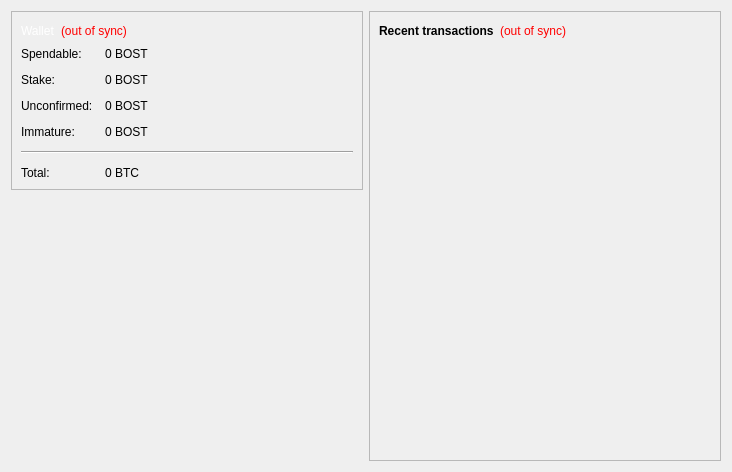
<?xml version="1.0" encoding="UTF-8"?>
<ui version="4.0">
 <class>OverviewPage</class>
 <widget class="QWidget" name="OverviewPage">
  <property name="geometry">
   <rect>
    <x>0</x>
    <y>0</y>
    <width>732</width>
    <height>472</height>
   </rect>
  </property>
  <property name="windowTitle">
   <string>Form</string>
  </property>
  <property name="styleSheet">
   <string notr="true">QProgressBar {
        background-color: #333333;
        border-radius: 6px;
        text-align: center;
        color: white;
}

QProgressBar::chunk {
        background: QLinearGradient(x1: 0, y1: 0, x2: 1, y2: 0, stop: 0 #AEC6CF, stop: 1 #AEC6FF);
        border-radius: 6px; margin: 0px;
}

QScrollArea {
        border-radius: 6px;
        border-width: 0;
        border-style: none;
        padding: 8px;
        background-color: #111;
        color: white;
}

QSpinBox {
        border-radius: 4px;
        border-width: 0;
        border-style: none;
        padding: 8px;
        background-color: #111;
        color: white;
}

QVBoxLayout {
        border-radius: 6px;
        border-width: 0;
        border-style: none;
        padding: 8px;
        background-color: #111;
        color: white;
}

QDialog, QMainWindow, QFrame {
        color: white;
        background-color: #333333;
        border: none;
}

QMenu {
        background-color: #333333; color: white;
}

QLabel {
        background-color: transparent;
}

QCheckBox {
        border-radius: 2px;
        border-width: 0;
        border-style: none;
        padding: 3px;
        background-color: #111;
        color: white;
}

QFrame#central { background-color: #333333; border: none }
QFrame#frame, QFrame#frame_2, QFrame#frame_3 {
        background-color: #111;
        border-style: plain;
        border-width: 20px;
        border-radius: 15px;
        border-color: #111;
        min-width: 10em;
        padding: 6px;
}
QLabel[openExternalLinks=true], QHeaderView { color: #aaaaaa }
QLabel[openExternalLinks=false] { color: white; font-weight: normal }
QPushButton, QToolButton {
        border: 4px solid #111;
        border-radius: 7px;
        background-color: #111;
        color: white;
        padding: 6px;
        margin: 6px;
}
QPushButton:pressed, QToolButton:checked {
        color: #AEC6CF;
}
QPushButton:pressed, QToolButton:pressed {
        border-color: #AEC6DF;
        color: #AEC6DF;
}
QPushButton:disabled, QToolButton:disabled {
        color: #444;
        background-color: #222;
}


#scrollAreaWidgetContents QToolButton {
        border-radius: 8px;
        border-width: 0px;
}

/* the background-color is overridden to transparent for mac os x
   due to the entire toolbar area not being drawable in a regular
   QMainWindow
*/
QToolBar { background: #333333; border: 0px solid black; padding: 3px; }

QToolBar::handle { image: url(handle.png); }
QStatusBar { background: #333333; }
QMenuBar { background: #333333; }
QMenuBar::item { background: #333333; color: white; }

#scrollAreaWidgetContents { background: #222 }
#scrollAreaWidgetContents &gt; QFrame { background-color: #222; border-width: 0px; border-style: none; }

QLineEdit {
        border-radius: 6px;
        border-width: 2px;
        border-color: #222;
        padding: 8px;
        background-color: #111;
        color: white;
}

QComboBox {
        border-radius: 6px;
        border-width: 0;
        border-style: none;
        padding: 8px;
        background-color: #111;
        color: white;
}

QComboBox::drop-down {
        border-width: 0;
        border-style: none;
        background-color: #111;
        color: white;
}

QTableView {
        background: #111;
        color: white;
        border-style: none;
        selection-background-color: #aaaaaa;
    alternate-background-color: #222;
        selection-color: #111;
        border: 0px solid black;
}

QHeaderView { color: #aaaaaa; background-color: #111; background-image: none; }
QHeaderView::section { color: #aaaaaa; background-color: #222; }
QHeaderView::section:checked { background-color: #111; }

QTabWidget {
        background: #111;
}

 QTabWidget::pane {
     border-top: 2px solid #111;
     border: 4px solid #111;
     border-bottom-left-radius: 8px;
     border-bottom-right-radius: 8px;
     border-top-right-radius: 8px;
        background: #111;
 }

 QTabWidget::tab-bar {
     left: 5px; /* move to the right by 5px */
 }

 /* Style the tab using the tab sub-control. Note that
     it reads QTabBar _not_ QTabWidget */
 QTabBar::tab {
     background: #111;
     border: 4px solid #222;
     border-bottom-color: #111; /* same as the pane color */
     border-top-left-radius: 4px;
     border-top-right-radius: 4px;
     min-width: 8ex;
     padding: 4px;
     color: #888;
 }

 QTabBar::tab:selected, QTabBar::tab:hover {
     color: #aaaaaa
 }

 QTabBar::tab:selected {
     border-color: #111; /* same as pane color */
     border-top-color: #aaaaaa;
 }

 QTabBar::tab:!selected {
     margin-top: 2px; /* make non-selected tabs look smaller */
 }

 /* make use of negative margins for overlapping tabs */
 QTabBar::tab:selected {
     /* expand/overlap to the left and right by 4px */
     margin-left: -4px;
     margin-right: -4px;
 }

 QTabBar::tab:first:selected {
     margin-left: 0; /* the first selected tab has nothing to overlap with on the left */
 }

 QTabBar::tab:last:selected {
     margin-right: 0; /* the last selected tab has nothing to overlap with on the right */
 }

 QTabBar::tab:only-one {
     margin: 0; /* if there is only one tab, we don't want overlapping margins */
 }


</string>
  </property>
  <layout class="QHBoxLayout" name="horizontalLayout" stretch="0,0">
   <item>
    <layout class="QVBoxLayout" name="verticalLayout_2">
     <item>
      <widget class="QFrame" name="frame">
       <property name="frameShape">
        <enum>QFrame::StyledPanel</enum>
       </property>
       <property name="frameShadow">
        <enum>QFrame::Raised</enum>
       </property>
       <layout class="QVBoxLayout" name="verticalLayout_4">
        <item>
         <layout class="QHBoxLayout" name="horizontalLayout_4">
          <item>
           <widget class="QLabel" name="label_5">
            <property name="palette">
             <palette>
              <active>
               <colorrole role="WindowText">
                <brush brushstyle="SolidPattern">
                 <color alpha="255">
                  <red>255</red>
                  <green>255</green>
                  <blue>255</blue>
                 </color>
                </brush>
               </colorrole>
               <colorrole role="Button">
                <brush brushstyle="SolidPattern">
                 <color alpha="0">
                  <red>0</red>
                  <green>0</green>
                  <blue>0</blue>
                 </color>
                </brush>
               </colorrole>
               <colorrole role="Light">
                <brush brushstyle="SolidPattern">
                 <color alpha="255">
                  <red>255</red>
                  <green>255</green>
                  <blue>255</blue>
                 </color>
                </brush>
               </colorrole>
               <colorrole role="Midlight">
                <brush brushstyle="SolidPattern">
                 <color alpha="255">
                  <red>255</red>
                  <green>255</green>
                  <blue>255</blue>
                 </color>
                </brush>
               </colorrole>
               <colorrole role="Dark">
                <brush brushstyle="SolidPattern">
                 <color alpha="255">
                  <red>127</red>
                  <green>127</green>
                  <blue>127</blue>
                 </color>
                </brush>
               </colorrole>
               <colorrole role="Mid">
                <brush brushstyle="SolidPattern">
                 <color alpha="255">
                  <red>170</red>
                  <green>170</green>
                  <blue>170</blue>
                 </color>
                </brush>
               </colorrole>
               <colorrole role="Text">
                <brush brushstyle="SolidPattern">
                 <color alpha="255">
                  <red>255</red>
                  <green>255</green>
                  <blue>255</blue>
                 </color>
                </brush>
               </colorrole>
               <colorrole role="BrightText">
                <brush brushstyle="SolidPattern">
                 <color alpha="255">
                  <red>255</red>
                  <green>255</green>
                  <blue>255</blue>
                 </color>
                </brush>
               </colorrole>
               <colorrole role="ButtonText">
                <brush brushstyle="SolidPattern">
                 <color alpha="255">
                  <red>255</red>
                  <green>255</green>
                  <blue>255</blue>
                 </color>
                </brush>
               </colorrole>
               <colorrole role="Base">
                <brush brushstyle="SolidPattern">
                 <color alpha="0">
                  <red>0</red>
                  <green>0</green>
                  <blue>0</blue>
                 </color>
                </brush>
               </colorrole>
               <colorrole role="Window">
                <brush brushstyle="SolidPattern">
                 <color alpha="0">
                  <red>0</red>
                  <green>0</green>
                  <blue>0</blue>
                 </color>
                </brush>
               </colorrole>
               <colorrole role="Shadow">
                <brush brushstyle="SolidPattern">
                 <color alpha="255">
                  <red>0</red>
                  <green>0</green>
                  <blue>0</blue>
                 </color>
                </brush>
               </colorrole>
               <colorrole role="AlternateBase">
                <brush brushstyle="SolidPattern">
                 <color alpha="255">
                  <red>255</red>
                  <green>255</green>
                  <blue>255</blue>
                 </color>
                </brush>
               </colorrole>
               <colorrole role="ToolTipBase">
                <brush brushstyle="SolidPattern">
                 <color alpha="255">
                  <red>255</red>
                  <green>255</green>
                  <blue>220</blue>
                 </color>
                </brush>
               </colorrole>
               <colorrole role="ToolTipText">
                <brush brushstyle="SolidPattern">
                 <color alpha="255">
                  <red>0</red>
                  <green>0</green>
                  <blue>0</blue>
                 </color>
                </brush>
               </colorrole>
              </active>
              <inactive>
               <colorrole role="WindowText">
                <brush brushstyle="SolidPattern">
                 <color alpha="255">
                  <red>255</red>
                  <green>255</green>
                  <blue>255</blue>
                 </color>
                </brush>
               </colorrole>
               <colorrole role="Button">
                <brush brushstyle="SolidPattern">
                 <color alpha="0">
                  <red>0</red>
                  <green>0</green>
                  <blue>0</blue>
                 </color>
                </brush>
               </colorrole>
               <colorrole role="Light">
                <brush brushstyle="SolidPattern">
                 <color alpha="255">
                  <red>255</red>
                  <green>255</green>
                  <blue>255</blue>
                 </color>
                </brush>
               </colorrole>
               <colorrole role="Midlight">
                <brush brushstyle="SolidPattern">
                 <color alpha="255">
                  <red>255</red>
                  <green>255</green>
                  <blue>255</blue>
                 </color>
                </brush>
               </colorrole>
               <colorrole role="Dark">
                <brush brushstyle="SolidPattern">
                 <color alpha="255">
                  <red>127</red>
                  <green>127</green>
                  <blue>127</blue>
                 </color>
                </brush>
               </colorrole>
               <colorrole role="Mid">
                <brush brushstyle="SolidPattern">
                 <color alpha="255">
                  <red>170</red>
                  <green>170</green>
                  <blue>170</blue>
                 </color>
                </brush>
               </colorrole>
               <colorrole role="Text">
                <brush brushstyle="SolidPattern">
                 <color alpha="255">
                  <red>255</red>
                  <green>255</green>
                  <blue>255</blue>
                 </color>
                </brush>
               </colorrole>
               <colorrole role="BrightText">
                <brush brushstyle="SolidPattern">
                 <color alpha="255">
                  <red>255</red>
                  <green>255</green>
                  <blue>255</blue>
                 </color>
                </brush>
               </colorrole>
               <colorrole role="ButtonText">
                <brush brushstyle="SolidPattern">
                 <color alpha="255">
                  <red>255</red>
                  <green>255</green>
                  <blue>255</blue>
                 </color>
                </brush>
               </colorrole>
               <colorrole role="Base">
                <brush brushstyle="SolidPattern">
                 <color alpha="0">
                  <red>0</red>
                  <green>0</green>
                  <blue>0</blue>
                 </color>
                </brush>
               </colorrole>
               <colorrole role="Window">
                <brush brushstyle="SolidPattern">
                 <color alpha="0">
                  <red>0</red>
                  <green>0</green>
                  <blue>0</blue>
                 </color>
                </brush>
               </colorrole>
               <colorrole role="Shadow">
                <brush brushstyle="SolidPattern">
                 <color alpha="255">
                  <red>0</red>
                  <green>0</green>
                  <blue>0</blue>
                 </color>
                </brush>
               </colorrole>
               <colorrole role="AlternateBase">
                <brush brushstyle="SolidPattern">
                 <color alpha="255">
                  <red>255</red>
                  <green>255</green>
                  <blue>255</blue>
                 </color>
                </brush>
               </colorrole>
               <colorrole role="ToolTipBase">
                <brush brushstyle="SolidPattern">
                 <color alpha="255">
                  <red>255</red>
                  <green>255</green>
                  <blue>220</blue>
                 </color>
                </brush>
               </colorrole>
               <colorrole role="ToolTipText">
                <brush brushstyle="SolidPattern">
                 <color alpha="255">
                  <red>0</red>
                  <green>0</green>
                  <blue>0</blue>
                 </color>
                </brush>
               </colorrole>
              </inactive>
              <disabled>
               <colorrole role="WindowText">
                <brush brushstyle="SolidPattern">
                 <color alpha="255">
                  <red>255</red>
                  <green>255</green>
                  <blue>255</blue>
                 </color>
                </brush>
               </colorrole>
               <colorrole role="Button">
                <brush brushstyle="SolidPattern">
                 <color alpha="0">
                  <red>0</red>
                  <green>0</green>
                  <blue>0</blue>
                 </color>
                </brush>
               </colorrole>
               <colorrole role="Light">
                <brush brushstyle="SolidPattern">
                 <color alpha="255">
                  <red>255</red>
                  <green>255</green>
                  <blue>255</blue>
                 </color>
                </brush>
               </colorrole>
               <colorrole role="Midlight">
                <brush brushstyle="SolidPattern">
                 <color alpha="255">
                  <red>255</red>
                  <green>255</green>
                  <blue>255</blue>
                 </color>
                </brush>
               </colorrole>
               <colorrole role="Dark">
                <brush brushstyle="SolidPattern">
                 <color alpha="255">
                  <red>127</red>
                  <green>127</green>
                  <blue>127</blue>
                 </color>
                </brush>
               </colorrole>
               <colorrole role="Mid">
                <brush brushstyle="SolidPattern">
                 <color alpha="255">
                  <red>170</red>
                  <green>170</green>
                  <blue>170</blue>
                 </color>
                </brush>
               </colorrole>
               <colorrole role="Text">
                <brush brushstyle="SolidPattern">
                 <color alpha="255">
                  <red>255</red>
                  <green>255</green>
                  <blue>255</blue>
                 </color>
                </brush>
               </colorrole>
               <colorrole role="BrightText">
                <brush brushstyle="SolidPattern">
                 <color alpha="255">
                  <red>255</red>
                  <green>255</green>
                  <blue>255</blue>
                 </color>
                </brush>
               </colorrole>
               <colorrole role="ButtonText">
                <brush brushstyle="SolidPattern">
                 <color alpha="255">
                  <red>255</red>
                  <green>255</green>
                  <blue>255</blue>
                 </color>
                </brush>
               </colorrole>
               <colorrole role="Base">
                <brush brushstyle="SolidPattern">
                 <color alpha="0">
                  <red>0</red>
                  <green>0</green>
                  <blue>0</blue>
                 </color>
                </brush>
               </colorrole>
               <colorrole role="Window">
                <brush brushstyle="SolidPattern">
                 <color alpha="0">
                  <red>0</red>
                  <green>0</green>
                  <blue>0</blue>
                 </color>
                </brush>
               </colorrole>
               <colorrole role="Shadow">
                <brush brushstyle="SolidPattern">
                 <color alpha="255">
                  <red>0</red>
                  <green>0</green>
                  <blue>0</blue>
                 </color>
                </brush>
               </colorrole>
               <colorrole role="AlternateBase">
                <brush brushstyle="SolidPattern">
                 <color alpha="255">
                  <red>255</red>
                  <green>255</green>
                  <blue>255</blue>
                 </color>
                </brush>
               </colorrole>
               <colorrole role="ToolTipBase">
                <brush brushstyle="SolidPattern">
                 <color alpha="255">
                  <red>255</red>
                  <green>255</green>
                  <blue>220</blue>
                 </color>
                </brush>
               </colorrole>
               <colorrole role="ToolTipText">
                <brush brushstyle="SolidPattern">
                 <color alpha="255">
                  <red>0</red>
                  <green>0</green>
                  <blue>0</blue>
                 </color>
                </brush>
               </colorrole>
              </disabled>
             </palette>
            </property>
            <property name="font">
             <font>
              <weight>50</weight>
              <bold>false</bold>
             </font>
            </property>
            <property name="text">
             <string>Wallet</string>
            </property>
           </widget>
          </item>
          <item>
           <widget class="QLabel" name="labelWalletStatus">
            <property name="toolTip">
             <string>The displayed information may be out of date. Your wallet automatically synchronizes with the BoostCoin network after a connection is established, but this process has not completed yet.</string>
            </property>
            <property name="styleSheet">
             <string notr="true">QLabel { color: red; }</string>
            </property>
            <property name="text">
             <string notr="true">(out of sync)</string>
            </property>
            <property name="alignment">
             <set>Qt::AlignLeading|Qt::AlignLeft|Qt::AlignVCenter</set>
            </property>
           </widget>
          </item>
          <item>
           <spacer name="horizontalSpacer_2">
            <property name="orientation">
             <enum>Qt::Horizontal</enum>
            </property>
            <property name="sizeHint" stdset="0">
             <size>
              <width>40</width>
              <height>20</height>
             </size>
            </property>
           </spacer>
          </item>
         </layout>
        </item>
        <item>
         <layout class="QFormLayout" name="formLayout_2">
          <property name="fieldGrowthPolicy">
           <enum>QFormLayout::AllNonFixedFieldsGrow</enum>
          </property>
          <property name="horizontalSpacing">
           <number>12</number>
          </property>
          <property name="verticalSpacing">
           <number>12</number>
          </property>
          <item row="0" column="0">
           <widget class="QLabel" name="label">
            <property name="text">
             <string>Spendable:</string>
            </property>
           </widget>
          </item>
          <item row="0" column="1">
           <widget class="QLabel" name="labelBalance">
            <property name="font">
             <font>
              <weight>50</weight>
              <bold>false</bold>
             </font>
            </property>
            <property name="cursor">
             <cursorShape>IBeamCursor</cursorShape>
            </property>
            <property name="toolTip">
             <string>Your current spendable balance</string>
            </property>
            <property name="text">
             <string notr="true">0 BOST</string>
            </property>
            <property name="textInteractionFlags">
             <set>Qt::LinksAccessibleByMouse|Qt::TextSelectableByKeyboard|Qt::TextSelectableByMouse</set>
            </property>
           </widget>
          </item>
          <item row="1" column="0">
           <widget class="QLabel" name="label_6">
            <property name="text">
             <string>Stake:</string>
            </property>
           </widget>
          </item>
          <item row="1" column="1">
           <widget class="QLabel" name="labelStake">
            <property name="font">
             <font>
              <weight>50</weight>
              <bold>false</bold>
             </font>
            </property>
            <property name="cursor">
             <cursorShape>IBeamCursor</cursorShape>
            </property>
            <property name="toolTip">
             <string>Total of coins that was staked, and do not yet count toward the current balance</string>
            </property>
            <property name="text">
             <string notr="true">0 BOST</string>
            </property>
            <property name="textInteractionFlags">
             <set>Qt::LinksAccessibleByMouse|Qt::TextSelectableByKeyboard|Qt::TextSelectableByMouse</set>
            </property>
           </widget>
          </item>
          <item row="2" column="0">
           <widget class="QLabel" name="label_3">
            <property name="text">
             <string>Unconfirmed:</string>
            </property>
           </widget>
          </item>
          <item row="2" column="1">
           <widget class="QLabel" name="labelUnconfirmed">
            <property name="font">
             <font>
              <weight>50</weight>
              <bold>false</bold>
             </font>
            </property>
            <property name="cursor">
             <cursorShape>IBeamCursor</cursorShape>
            </property>
            <property name="toolTip">
             <string>Total of transactions that have yet to be confirmed, and do not yet count toward the current balance</string>
            </property>
            <property name="text">
             <string notr="true">0 BOST</string>
            </property>
            <property name="textInteractionFlags">
             <set>Qt::LinksAccessibleByMouse|Qt::TextSelectableByKeyboard|Qt::TextSelectableByMouse</set>
            </property>
           </widget>
          </item>
          <item row="3" column="0">
           <widget class="QLabel" name="labelImmatureText">
            <property name="text">
             <string>Immature:</string>
            </property>
           </widget>
          </item>
          <item row="3" column="1">
           <widget class="QLabel" name="labelImmature">
            <property name="font">
             <font>
              <weight>50</weight>
              <bold>false</bold>
             </font>
            </property>
            <property name="toolTip">
             <string>Mined balance that has not yet matured</string>
            </property>
            <property name="text">
             <string notr="true">0 BOST</string>
            </property>
            <property name="textInteractionFlags">
             <set>Qt::LinksAccessibleByMouse|Qt::TextSelectableByKeyboard|Qt::TextSelectableByMouse</set>
            </property>
           </widget>
          </item>
          <item row="4" column="0" colspan="2">
           <widget class="Line" name="line">
            <property name="orientation">
             <enum>Qt::Horizontal</enum>
            </property>
           </widget>
          </item>
          <item row="5" column="0">
           <widget class="QLabel" name="labelTotalText">
            <property name="text">
             <string>Total:</string>
            </property>
           </widget>
          </item>
          <item row="5" column="1">
           <widget class="QLabel" name="labelTotal">
            <property name="font">
             <font>
              <weight>50</weight>
              <bold>false</bold>
             </font>
            </property>
            <property name="cursor">
             <cursorShape>IBeamCursor</cursorShape>
            </property>
            <property name="toolTip">
             <string>Your current total balance</string>
            </property>
            <property name="text">
             <string notr="true">0 BTC</string>
            </property>
            <property name="textInteractionFlags">
             <set>Qt::LinksAccessibleByMouse|Qt::TextSelectableByKeyboard|Qt::TextSelectableByMouse</set>
            </property>
           </widget>
          </item>
         </layout>
        </item>
       </layout>
      </widget>
     </item>
     <item>
      <spacer name="verticalSpacer_4">
       <property name="orientation">
        <enum>Qt::Vertical</enum>
       </property>
       <property name="sizeHint" stdset="0">
        <size>
         <width>20</width>
         <height>40</height>
        </size>
       </property>
      </spacer>
     </item>
     <item>
      <spacer name="verticalSpacer">
       <property name="orientation">
        <enum>Qt::Vertical</enum>
       </property>
       <property name="sizeHint" stdset="0">
        <size>
         <width>20</width>
         <height>40</height>
        </size>
       </property>
      </spacer>
     </item>
    </layout>
   </item>
   <item>
    <layout class="QVBoxLayout" name="verticalLayout_3">
     <item>
      <widget class="QFrame" name="frame_2">
       <property name="frameShape">
        <enum>QFrame::StyledPanel</enum>
       </property>
       <property name="frameShadow">
        <enum>QFrame::Raised</enum>
       </property>
       <layout class="QVBoxLayout" name="verticalLayout">
        <item>
         <layout class="QHBoxLayout" name="horizontalLayout_2">
          <item>
           <widget class="QLabel" name="label_4">
            <property name="text">
             <string>&lt;b&gt;Recent transactions&lt;/b&gt;</string>
            </property>
           </widget>
          </item>
          <item>
           <widget class="QLabel" name="labelTransactionsStatus">
            <property name="toolTip">
             <string>The displayed information may be out of date. Your wallet automatically synchronizes with the BoostCoin network after a connection is established, but this process has not completed yet.</string>
            </property>
            <property name="styleSheet">
             <string notr="true">QLabel { color: red; }</string>
            </property>
            <property name="text">
             <string notr="true">(out of sync)</string>
            </property>
            <property name="alignment">
             <set>Qt::AlignRight|Qt::AlignTrailing|Qt::AlignVCenter</set>
            </property>
           </widget>
          </item>
          <item>
           <spacer name="horizontalSpacer">
            <property name="orientation">
             <enum>Qt::Horizontal</enum>
            </property>
            <property name="sizeHint" stdset="0">
             <size>
              <width>40</width>
              <height>20</height>
             </size>
            </property>
           </spacer>
          </item>
         </layout>
        </item>
        <item>
         <widget class="QListView" name="listTransactions">
          <property name="styleSheet">
           <string notr="true">QListView { background: transparent; }</string>
          </property>
          <property name="frameShape">
           <enum>QFrame::NoFrame</enum>
          </property>
          <property name="verticalScrollBarPolicy">
           <enum>Qt::ScrollBarAlwaysOff</enum>
          </property>
          <property name="horizontalScrollBarPolicy">
           <enum>Qt::ScrollBarAlwaysOff</enum>
          </property>
          <property name="selectionMode">
           <enum>QAbstractItemView::NoSelection</enum>
          </property>
         </widget>
        </item>
       </layout>
      </widget>
     </item>
    </layout>
   </item>
  </layout>
 </widget>
 <resources/>
 <connections/>
</ui>
